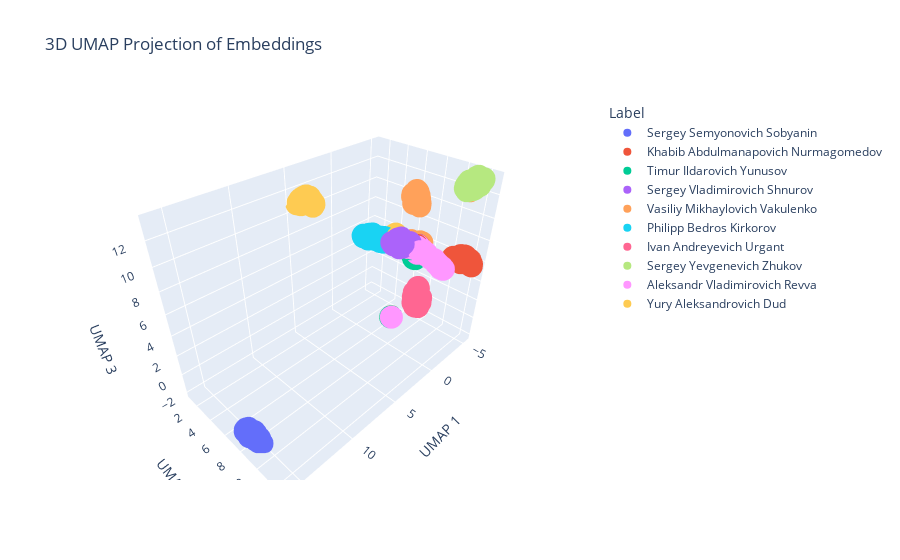

The code cell stored with this chart in its notebook:
### Code cell
plotly_3d(image_crop, label)
